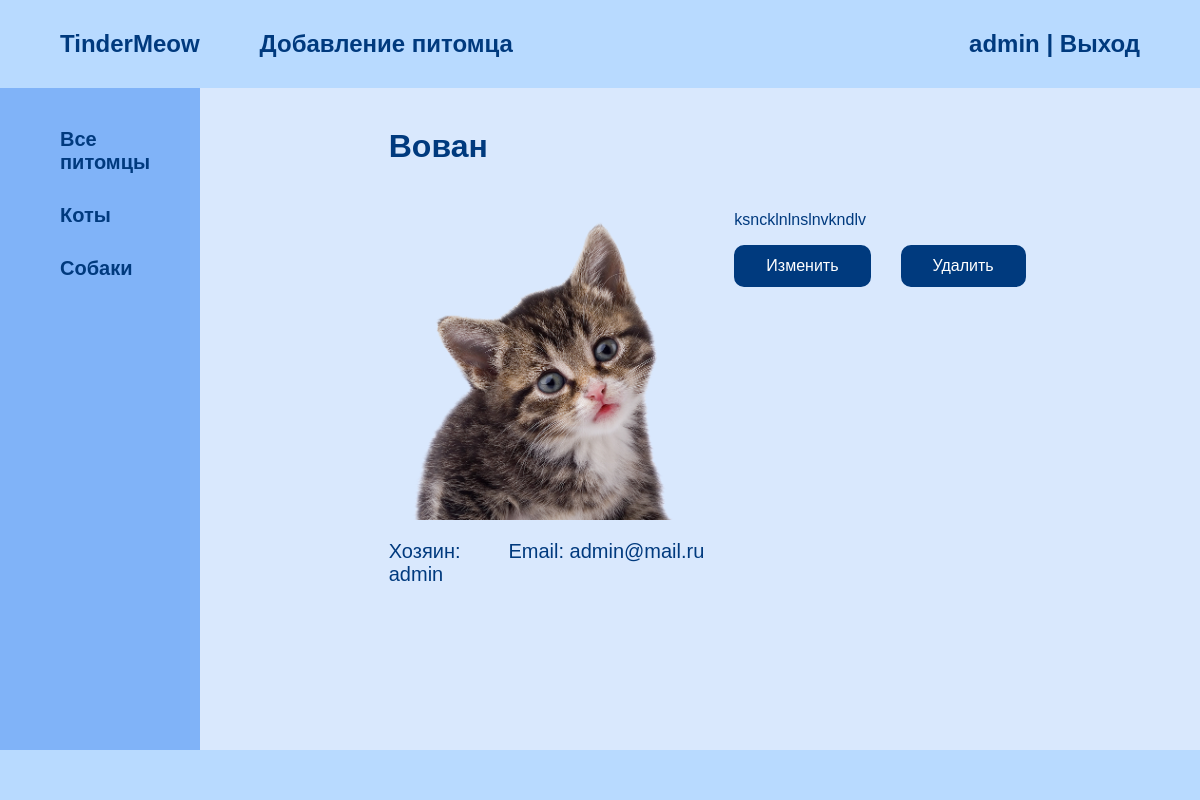
Page /pet/vovan (signed in) on the committed database.
### main/models.py (models this page shows, shortened)
class Species(models.Model):
    title = models.CharField(max_length=30, unique=True, verbose_name='Название вида')
    title_plural = models.CharField(max_length=30, unique=True, verbose_name='Название вида (мн. ч.)', null=True)
    slug = models.SlugField(max_length=30, unique=True, db_index=True, verbose_name='URL')
    class Meta:
        verbose_name = 'Биологический вид'
        verbose_name_plural = 'Биологические виды'
        ordering = ['id']
    def get_absolute_url(self):
        return reverse('species', kwargs={'species_slug': self.slug})

class Pet(models.Model):
    name = models.CharField(max_length=30, verbose_name='Кличка')
    slug = models.SlugField(max_length=60, unique=True, db_index=True, verbose_name='URL')
    photo = models.ImageField(upload_to='main/img/pet/%Y/%m/%d', verbose_name='Фото')
    description = models.TextField(blank=True, verbose_name='Описание')
    time_add = models.DateTimeField(auto_now_add=True, verbose_name='Создано')
    time_edit = models.DateTimeField(auto_now=True, verbose_name='Изменено')
    is_published = models.BooleanField(default=True, verbose_name='Опубликовано')
    owner = models.ForeignKey('Person', on_delete=models.CASCADE, verbose_name='Хозяин')
    species = models.ForeignKey('Species', on_delete=models.PROTECT, verbose_name='Биологический вид')
    class Meta:
        verbose_name = 'Питомец'
        verbose_name_plural = 'Питомцы'
        ordering = ['id']
    def __str__(self):
        return self.name
    def get_edit_url(self):
        return reverse('pet_edit', kwargs={'pet_slug': self.slug})
    def get_delete_url(self):
        return reverse('pet_delete', kwargs={'pet_slug': self.slug})
    def get_owner(self):
        return Person.objects.get(id=self.owner_id)

### main/views.py (the view)
# urls.py: path('pet/<slug:pet_slug>', ShowPet.as_view(), name='pet'),
class ShowPet(MyLoginRequiredMixin, DataMixin, DetailView):
    model = Pet
    template_name = 'main/pet.html'
    slug_url_kwarg = 'pet_slug'
    context_object_name = 'pet'
    def get_context_data(self, *, object_list=None, **kwargs):
        context = super().get_context_data(**kwargs)
        c_def = self.get_user_context(title=context['pet'], id_selected=0, auth=True)
        return dict(list(context.items()) + list(c_def.items()))

### main/models.py (called while the page is built)
    def get_absolute_url(self):
        return reverse('user', kwargs={'user_id': self.id})

### main/utils.py (called while the page is built)
    def get_user_context(self, **kwargs):
        context = kwargs
        if 'auth' in context:
            context['menu'] = authed
        else:
            context['menu'] = menu
        context['species'] = Species.objects.all()
        return context

### main/templates/main/pet.html (shortened to what this page needs)
{% extends 'main/layout.html' %}
{% block main %}
    <div class="pet_container">
        <div class="pet_wrapper">
            {% if pet.photo %}
                <img src="{{ pet.photo.url }}" alt="photo" class="pet_img">
            {% endif %}
            <div class="pet_info">
                <a href="{{ pet.get_owner.get_absolute_url }}" class="pet_txt pet_link">Хозяин: {{ pet.get_owner.username }}</a>
                <p class="pet_txt">Email:&nbsp;{{ pet.get_owner.email }}</p>
            </div>
        </div>
        <div class="pet_wrapper">
            {{ pet.description|linebreaks }}
            <div class="btns">
                <a href="{{ pet.get_edit_url }}" class="btn">Изменить</a>
                <a href="{{ pet.get_delete_url }}" class="btn last">Удалить</a>
            </div>
        </div>
    </div>
{% endblock %}

### main/templates/main/layout.html (shortened to what this page needs)
{% load static %}
<!doctype html>
<html lang="en">
    <head>
        <link rel="stylesheet" href="{% static 'css/index.css' %}">
    </head>
    <body>
        <div class="body_container">
            <header class="header">
                <div class="header_first">
                    {% for item in menu %}
                        {% if loop.last %}
                            <a href="{% url item.url_name %}" class="header_txt last link_effect">{{ item.title }}</a>
                        {% else %}
                            <a href="{% url item.url_name %}" class="header_txt not_last link_effect">{{ item.title }}</a>
                        {% endif %}
                    {% endfor %}
                </div>
                <div class="header_last">
                    {% if request.user.is_authenticated %}
                        <p class="header_txt">{{ user.username }}&nbsp;|&nbsp;</p>
                        <a href="{% url 'logout' %}" class="header_link header_txt last link_effect">Выход</a>
                    {% else %}
                        <a href="{% url 'register' %}" class="header_link header_txt last link_effect">Регистрация&nbsp;|&nbsp;</a>
                        <a href="{% url 'login' %}" class="header_link header_txt last link_effect">Вход</a>
                    {% endif %}
                </div>
            </header>
            <main class="main">
                {% if request.user.is_authenticated %}
                    <aside class="main_aside">
                        <a href="{% url 'all' %}" class="link_effect aside_link">Все питомцы</a>
                        {% for item in species %}
                            {% if loop.last %}
                                <a href="{{ item.get_absolute_url }}" class="link_effect aside_link">{{ item.title_plural }}</a>
                            {% else %}
                                <a href="{{ item.get_absolute_url }}" class="link_effect aside_link">{{ item.title_plural }}</a>
                            {% endif %}
                        {% endfor %}
                    </aside>
                {% endif %}
                <div class="main_container">
                    <h1 class="heading">{{ title }}</h1>
                    <div class="container">
                        {% block main %}{% endblock %}
                    </div>
                </div>
            </main>
        </div>
        <footer class="footer">
        </footer>
    </body>
</html>

### static/css/index.css (style rules this page uses)
* { text-decoration: none; font-family: Arial; color: #003A7E; }
body { margin: 0 auto; min-height: 100vh; max-width: 1440px; display: flex; flex-direction: column; }
.body_container { flex-grow: 1; display: flex; flex-direction: column; }
.header { width: 100%; display: flex; justify-content: space-between; align-items: center; padding: 30px 60px; box-sizing: border-box; background-color: #b8daff; }
.header_first { display: flex; align-items: center; }
.header_last { display: flex; align-items: center; }
.header_txt { margin: 0; font-size: 24px; font-weight: 600; }
.main { flex-grow: 1; background-color: rgb(217, 232, 253); display: flex; justify-content: space-between; padding: 0 60px 0 0; box-sizing: border-box; }
.main_aside { width: 200px; padding: 40px 60px 0; box-sizing: border-box; background-color: rgb(128, 179, 248); display: flex; flex-direction: column; }
.aside_link { font-size: 20px; font-weight: 600; margin-bottom: 30px; }
.aside_link:last-child { margin: 0; }
.main_container { padding: 40px 60px 20px; box-sizing: border-box; display: flex; flex-direction: column; }
.container { display: flex; flex-wrap: wrap; }
.heading { margin: 0 0 30px; }
.pet_img { max-width: 400px; }
.pet_container { display: flex; flex-wrap: wrap; }
.pet_wrapper { display: flex; flex-direction: column; width: 50%; }
.pet_info { display: flex; margin-top: 20px; }
.pet_txt { font-size: 20px; margin: 0 30px 0 0; }
.footer { height: 50px; background-color: #b8daff; }
.btns { display: flex; justify-content: flex-start; align-items: center; }
.btn { background-color: #003A7E; color: #ffffff; border: 2px solid #003A7E; padding: 10px 30px; box-sizing: border-box; border-radius: 10px; font-weight: 500; margin-right: 30px; }
.link_effect { color: #003A7E; transition: color 200ms ease, transform 200ms ease; }
.not_last { margin-right: 60px; }
.last { margin: 0; }

### rows in the picture
Species: title_plural "Коты"
Species: title_plural "Собаки"
Pet: name "Вован", photo (picture), get_owner.username "admin", get_owner.email "admin@mail.ru", description "ksncklnlnslnvkndlv"

### other values in the picture
{{ item.title }} "TinderMeow" "Добавление питомца"
{{ user.username }} "admin"
